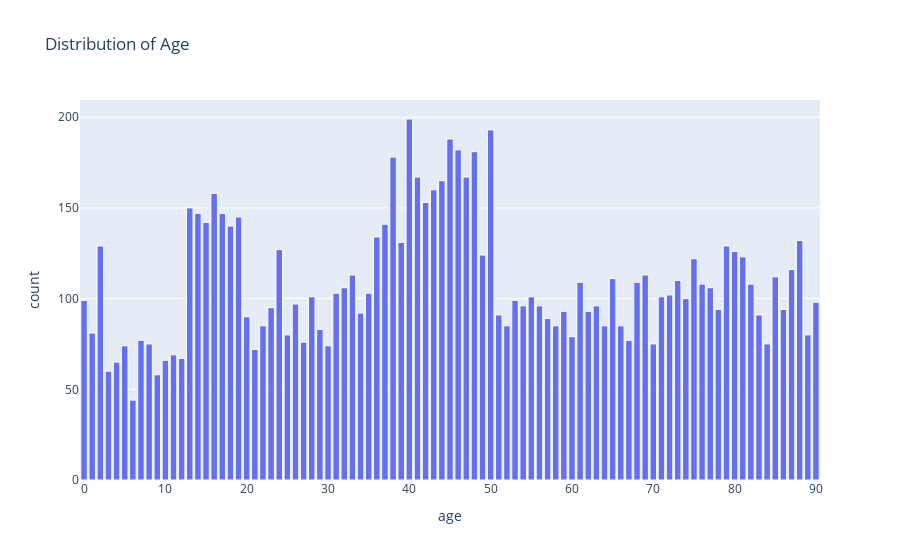

The notebook cell saved with this chart:
### Code cell
fig = px.bar(
    age_df,
    x='age',
    y='count',
    title='Distribution of Age'
)
fig.update_traces(marker_line_width=1, marker_line_color='white')
fig.show()

### Figure 1 — Plotly figure (JSON) as saved in the notebook; plotly's stock layout.template omitted (floating-point values rounded to 4 significant figures)
{"data": [{"hovertemplate": "age=%{x}<br>count=%{y}<extra></extra>", "legendgroup": "", "marker": {"color": "#636efa", "line": {"color": "white", "width": 1}, "pattern": {"shape": ""}}, "name": "", "orientation": "v", "showlegend": false, "textposition": "auto", "type": "bar", "x": [40.0, 50.0, 45.0, 46.0, 48.0, 38.0, 41.0, 47.0, 44.0, 43.0, 16.0, 42.0, 13.0, 17.0, 14.0, 19.0, 15.0, 37.0, 18.0, 36.0, 88.0, 39.0, 79.0, 2.0, 24.0, 80.0, 49.0, 81.0, 75.0, 87.0, 33.0, 69.0, 85.0, 65.0, 73.0, 68.0, 61.0, 82.0, 76.0, 77.0, 32.0, 35.0, 31.0, 72.0, 71.0, 55.0, 28.0, 74.0, 0.0, 53.0, 90.0, 26.0, 63.0, 56.0, 54.0, 23.0, 78.0, 86.0, 62.0, 59.0, 34.0, 83.0, 51.0, 20.0, 57.0, 66.0, 52.0, 22.0, 58.0, 64.0, 29.0, 1.0, 25.0, 89.0, 60.0, 67.0, 7.0, 27.0, 8.0, 84.0, 70.0, 30.0, 5.0, 21.0, 11.0, 12.0, 10.0, 4.0, 3.0, 9.0, 6.0], "xaxis": "x", "y": [199, 193, 188, 182, 181, 178, 167, 167, 165, 160, 158, 153, 150, 147, 147, 145, 142, 141, 140, 134, 132, 131, 129, 129, 127, 126, 124, 123, 122, 116, 113, 113, 112, 111, 110, 109, 109, 108, 108, 106, 106, 103, 103, 102, 101, 101, 101, 100, 99, 99, 98, 97, 96, 96, 96, 95, 94, 94, 93, 93, 92, 91, 91, 90, 89, 85, 85, 85, 85, 85, 83, 81, 80, 80, 79, 77, 77, 76, 75, 75, 75, 74, 74, 72, 69, 67, 66, 65, 60, 58, 44], "yaxis": "y"}], "layout": {"barmode": "relative", "legend": {"tracegroupgap": 0}, "title": {"text": "Distribution of Age"}, "xaxis": {"anchor": "y", "domain": [0, 1], "title": {"text": "age"}}, "yaxis": {"anchor": "x", "domain": [0, 1], "title": {"text": "count"}}}}
